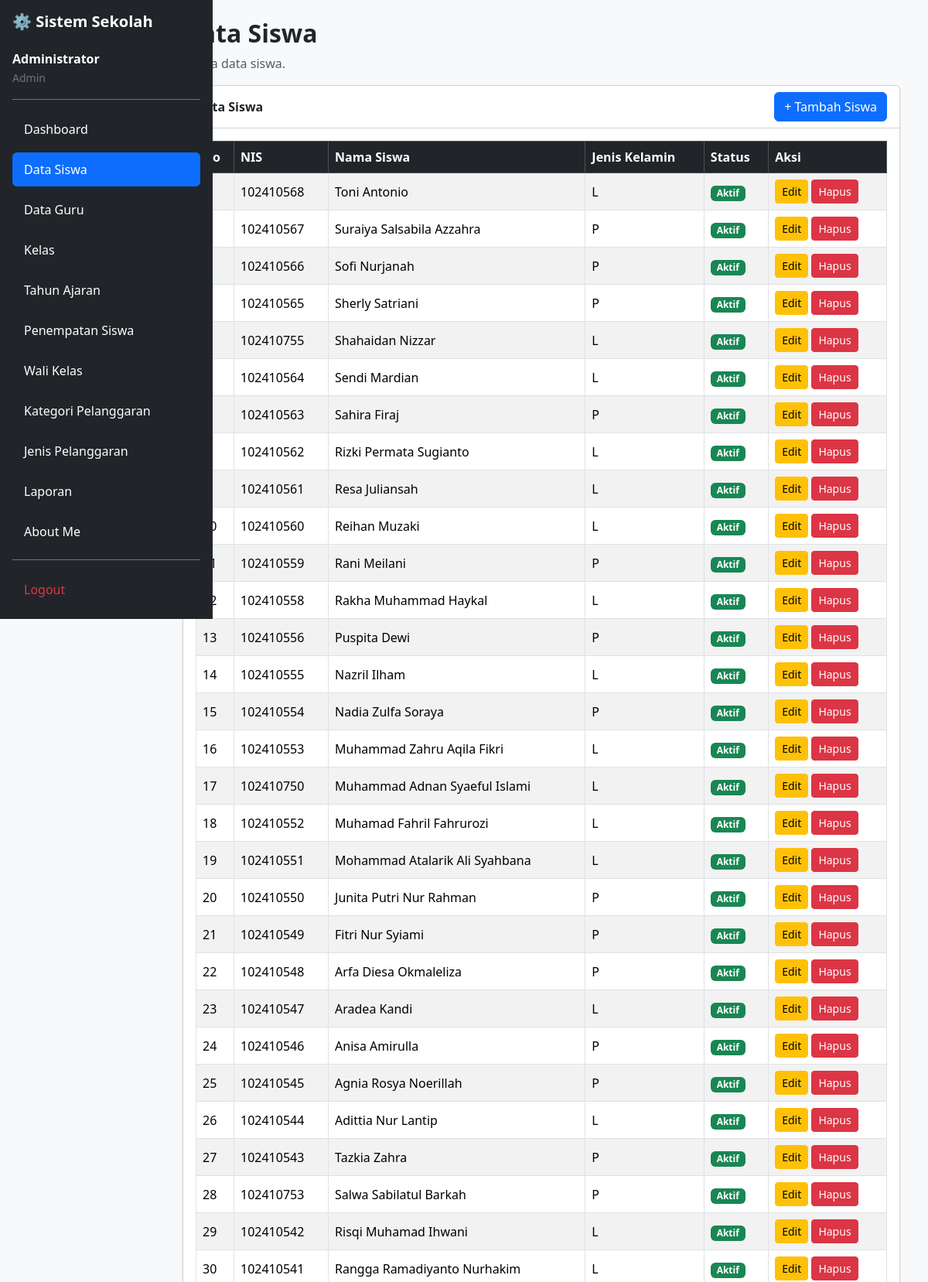
Page /data_siswa.php (signed in, upper part) on the committed database.
### tables this page shows
CREATE TABLE `t_siswa` (
  `id` int(11) NOT NULL,
  `nis` varchar(10) DEFAULT NULL,
  `nisn` varchar(10) NOT NULL,
  `nama` varchar(150) DEFAULT NULL,
  `jenis_kelamin` char(1) NOT NULL,
  `tanggal_lahir` date NOT NULL,
  `alamat` text NOT NULL,
  `status_aktif` tinyint(1) NOT NULL,
  `created_at` timestamp NOT NULL DEFAULT current_timestamp(),
  `updated_at` timestamp NOT NULL DEFAULT current_timestamp()
);

### data_siswa.php (the view, shortened to what this page needs)
<?php
include 'config/koneksi.php';
$role = strtolower(trim($_SESSION['role'] ?? ''));
$query = mysqli_query($koneksi, "
    SELECT *
    FROM t_siswa
    ORDER BY id DESC
");
function e($value) {
    return htmlspecialchars(
        (string)($value ?? ''),
        ENT_QUOTES,
        'UTF-8'
    );
}
?>
<!DOCTYPE html>
<html lang="id">
<head>
    <link
        href="https://cdn.jsdelivr.net/npm/bootstrap@5.3.3/dist/css/bootstrap.min.css"
        rel="stylesheet">
    <link
        href="https://cdn.datatables.net/2.3.2/css/dataTables.bootstrap5.min.css"
        rel="stylesheet">
</head>
<body class="bg-light">
<div class="d-flex">
    <?php
    if ($role === 'guru') {
        include __DIR__ . '/layout/sidebar.php';
    } else {
        include __DIR__ . '/layout/sidebar.php';
    }
    ?>
    <main class="col-md-9 col-lg-10 offset-md-3 offset-lg-2 p-4">
        <div class="container-fluid">
            <h2 class="fw-bold">Data Siswa</h2>
            <p class="text-muted">
                Kelola data siswa.
            </p>
            <div class="card shadow-sm">
                <div class="card-header bg-white d-flex justify-content-between align-items-center flex-wrap gap-2">
                    <strong>Data Siswa</strong>
                    <?php if ($role === 'admin'): ?>
                        <a href="tambah_siswa.php" class="btn btn-primary">
                            + Tambah Siswa
                        </a>
                    <?php endif; ?>
                </div>
                <div class="card-body">
                    <div class="table-responsive">
                        <table id="tabelSiswa"
                               class="table table-bordered table-striped table-hover align-middle w-100">
                            <thead class="table-dark">
                                <tr>
                                    <th>No</th>
                                    <th>NIS</th>
                                    <th>Nama Siswa</th>
                                    <th>Jenis Kelamin</th>
                                    <th>Status</th>
                                    <?php if ($role === 'admin'): ?>
                                        <th>Aksi</th>
                                    <?php endif; ?>
                                </tr>
                            </thead>
                            <tbody>
                            <?php
                            $no = 1;
                            while ($data = mysqli_fetch_assoc($query)):
                            ?>
                                <tr>
                                    <td><?= $no++; ?></td>
                                    <td><?= e($data['nis']); ?></td>
                                    <td><?= e($data['nama']); ?></td>
                                    <td><?= e($data['jenis_kelamin']); ?></td>
                                    <td>
                                        <?php if ((int)$data['status_aktif'] === 1): ?>
                                            <span class="badge bg-success">
                                                Aktif
                                            </span>
                                        <?php else: ?>
                                            <span class="badge bg-danger">
                                                Tidak Aktif
                                            </span>
                                        <?php endif; ?>
                                    </td>
                                    <?php if ($role === 'admin'): ?>
                                    <td>
                                        <a href="edit_siswa.php?id=<?= (int)$data['id']; ?>"
                                           class="btn btn-warning btn-sm">
                                            Edit
                                        </a>
                                        <a href="hapus_siswa.php?id=<?= (int)$data['id']; ?>"
                                           class="btn btn-danger btn-sm"
                                           onclick="return confirm('Yakin ingin menghapus data siswa ini?')">
                                            Hapus
                                        </a>
                                    </td>
                                    <?php endif; ?>
                                </tr>
                            <?php endwhile; ?>
                            </tbody>
                        </table>
                    </div>
                </div>
            </div>
        </div>
    </main>
</div>
</body>
</html>

### rows in the picture
t_siswa: nis "102410568", nama "Toni Antonio", jenis_kelamin "L", status_aktif "Aktif"
t_siswa: nis "102410567", nama "Suraiya Salsabila Azzahra", jenis_kelamin "P", status_aktif "Aktif"
t_siswa: nis "102410566", nama "Sofi Nurjanah", jenis_kelamin "P", status_aktif "Aktif"
t_siswa: nis "102410565", nama "Sherly Satriani", jenis_kelamin "P", status_aktif "Aktif"
t_siswa: nis "102410755", nama "Shahaidan Nizzar", jenis_kelamin "L", status_aktif "Aktif"
t_siswa: nis "102410564", nama "Sendi Mardian", jenis_kelamin "L", status_aktif "Aktif"
t_siswa: nis "102410563", nama "Sahira Firaj", jenis_kelamin "P", status_aktif "Aktif"
t_siswa: nis "102410562", nama "Rizki Permata Sugianto", jenis_kelamin "L", status_aktif "Aktif"
t_siswa: nis "102410561", nama "Resa Juliansah", jenis_kelamin "L", status_aktif "Aktif"
t_siswa: nis "102410560", nama "Reihan Muzaki", jenis_kelamin "L", status_aktif "Aktif"
t_siswa: nis "102410559", nama "Rani Meilani", jenis_kelamin "P", status_aktif "Aktif"
t_siswa: nis "102410558", nama "Rakha Muhammad Haykal", jenis_kelamin "L", status_aktif "Aktif"
t_siswa: nis "102410556", nama "Puspita Dewi", jenis_kelamin "P", status_aktif "Aktif"
t_siswa: nis "102410555", nama "Nazril Ilham", jenis_kelamin "L", status_aktif "Aktif"
t_siswa: nis "102410554", nama "Nadia Zulfa Soraya", jenis_kelamin "P", status_aktif "Aktif"
t_siswa: nis "102410553", nama "Muhammad Zahru Aqila Fikri", jenis_kelamin "L", status_aktif "Aktif"
t_siswa: nis "102410750", nama "Muhammad Adnan Syaeful Islami", jenis_kelamin "L", status_aktif "Aktif"
t_siswa: nis "102410552", nama "Muhamad Fahril Fahrurozi", jenis_kelamin "L", status_aktif "Aktif"
t_siswa: nis "102410551", nama "Mohammad Atalarik Ali Syahbana", jenis_kelamin "L", status_aktif "Aktif"
t_siswa: nis "102410550", nama "Junita Putri Nur Rahman", jenis_kelamin "P", status_aktif "Aktif"
t_siswa: nis "102410549", nama "Fitri Nur Syiami", jenis_kelamin "P", status_aktif "Aktif"
t_siswa: nis "102410548", nama "Arfa Diesa Okmaleliza", jenis_kelamin "P", status_aktif "Aktif"
t_siswa: nis "102410547", nama "Aradea Kandi", jenis_kelamin "L", status_aktif "Aktif"
t_siswa: nis "102410546", nama "Anisa Amirulla", jenis_kelamin "P", status_aktif "Aktif"
t_siswa: nis "102410545", nama "Agnia Rosya Noerillah", jenis_kelamin "P", status_aktif "Aktif"
t_siswa: nis "102410544", nama "Adittia Nur Lantip", jenis_kelamin "L", status_aktif "Aktif"
t_siswa: nis "102410543", nama "Tazkia Zahra", jenis_kelamin "P", status_aktif "Aktif"
t_siswa: nis "102410753", nama "Salwa Sabilatul Barkah", jenis_kelamin "P", status_aktif "Aktif"
t_siswa: nis "102410542", nama "Risqi Muhamad Ihwani", jenis_kelamin "L", status_aktif "Aktif"
t_siswa: nis "102410541", nama "Rangga Ramadiyanto Nurhakim", jenis_kelamin "L", status_aktif "Aktif"

### other values in the picture
$_SESSION['name'] "Administrator"
str_replace('_', ' ', $role) "Admin"
$item[0] "Dashboard"
$item[0] "Data Siswa"
$item[0] "Data Guru"
$item[0] "Kelas"
$item[0] "Tahun Ajaran"
$item[0] "Penempatan Siswa"
$item[0] "Wali Kelas"
$item[0] "Kategori Pelanggaran"
$item[0] "Jenis Pelanggaran"
$item[0] "Laporan"
$item[0] "About Me"
